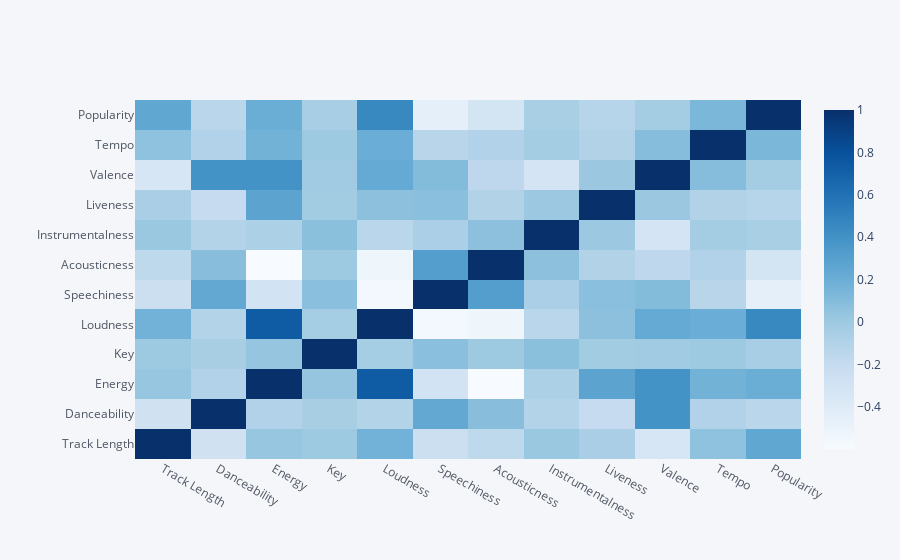

Here is the notebook cell this chart was saved with:
### Code cell
corr_df = df.corr()
corr_df.iplot(kind='heatmap',colorscale='blues')

### Figure 1 — Plotly figure (JSON) as saved in the notebook; plotly's stock layout.template omitted (floating-point values rounded to 4 significant figures; data arrays with more than 128 entries replaced by an {"elided": "..."} marker saying what was removed)
{"data": [{"colorscale": [[0, "rgb(247,251,255)"], [0.125, "rgb(222,235,247)"], [0.25, "rgb(198,219,239)"], [0.375, "rgb(158,202,225)"], [0.5, "rgb(107,174,214)"], [0.625, "rgb(66,146,198)"], [0.75, "rgb(33,113,181)"], [0.875, "rgb(8,81,156)"], [1, "rgb(8,48,107)"]], "type": "heatmap", "x": ["Track Length", "Danceability", "Energy", "Key", "Loudness", "Speechiness", "Acousticness", "Instrumentalness", "Liveness", "Valence", "Tempo", "Popularity"], "y": ["Track Length", "Danceability", "Energy", "Key", "Loudness", "Speechiness", "Acousticness", "Instrumentalness", "Liveness", "Valence", "Tempo", "Popularity"], "z": {"elided": "12x12 float values"}, "zmax": 1, "zmin": -0.5984}], "layout": {"legend": {"bgcolor": "#F5F6F9", "font": {"color": "#4D5663"}}, "paper_bgcolor": "#F5F6F9", "plot_bgcolor": "#F5F6F9", "title": {"font": {"color": "#4D5663"}}, "xaxis": {"gridcolor": "#E1E5ED", "showgrid": true, "tickfont": {"color": "#4D5663"}, "title": {"font": {"color": "#4D5663"}, "text": ""}, "zerolinecolor": "#E1E5ED"}, "yaxis": {"gridcolor": "#E1E5ED", "showgrid": true, "tickfont": {"color": "#4D5663"}, "title": {"font": {"color": "#4D5663"}, "text": ""}, "zerolinecolor": "#E1E5ED"}}}
